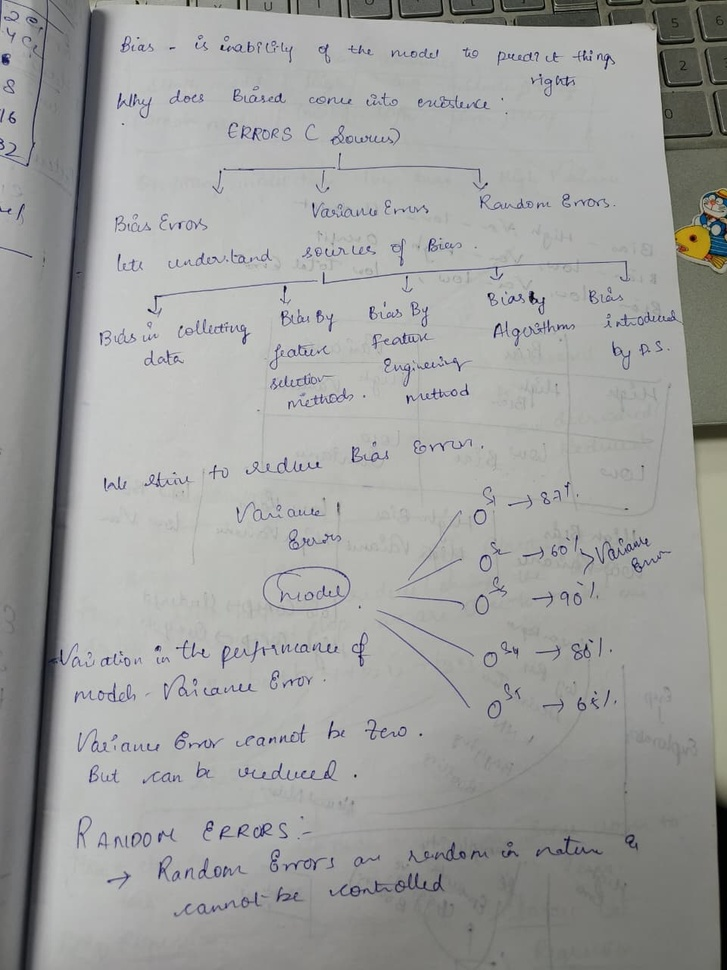
#> input picture handwritten.jpg, 727 x 970 px, shrunk from 960 x 1280 before the run
$ jupyter execute --allow-errors 'Loading text.ipynb'
#> lines starting #> are read from the running program, lines starting #| are printed output that depends on the picture; after the words box and inside, x2 and y2 are one past the last pixel; in counts of white or black regions, pixels touching at a corner belong together
## EXTRACTING TEXT FROM DIFFERENT FILE SOURCES LIKE IMAGE

* IMAGE
* PDF
* DOCX

#### Extracting Text from Images
OCR (Optical Character Recognition)

[cell 1]
#"C:\Users\shamm\Downloads\tesseract-ocr-w64-setup-5.5.0.20241111.exe"

[cell 2]
import pytesseract
import cv2
import matplotlib.pyplot as plt
import cv2
from PIL import Image

[cell 3]
image = cv2.imread('handwritten.jpg')
#> image is the input picture: shape (970, 727, 3); mean B, G, R 156.9, 158.6, 157.7
image = cv2.cvtColor(image, cv2.COLOR_BGR2RGB)   # to convert BGR to RGB
image_grey = cv2.cvtColor(image, cv2.COLOR_BGR2GRAY)  # to convert BGR to Grey
_, image_bw = cv2.threshold(image_grey,100, 255, cv2.THRESH_BINARY) # TO CONVERT GREY TO BLACK N WHITE
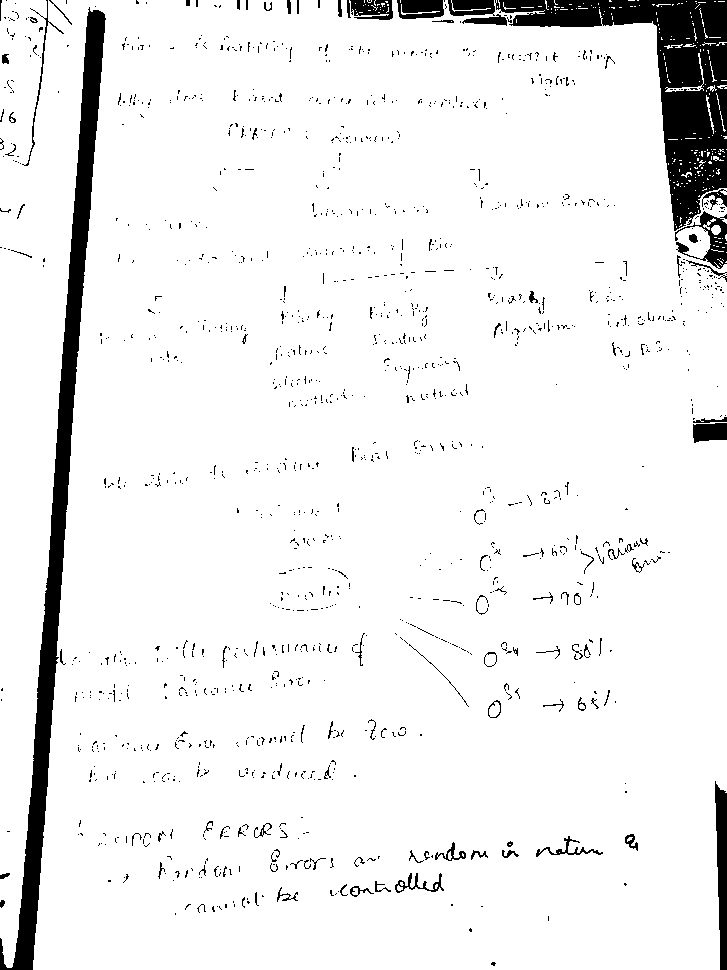
#> image_bw: shape (970, 727); 93.3% white; 1452 black regions (1349 under 20 px), largest, box (x1, y1, x2, y2) and area: (495, 0, 727, 231) 15970, (0, 7, 106, 970) 15588, (715, 781, 727, 970) 1657

[cell 4]
plt.imshow(image_bw)

[cell 5]
plt.imshow(image_grey)

[cell 6]
image_grey

[cell 7]
#cv2.imshow('Grey Image', image_grey)
#cv2.waitKey(0)
#cv2.destroyAllWindows()

[cell 8]
pytesseract.pytesseract.tesseract_cmd = r"C:\Users\shamm\tesseract.exe"

[cell 9]
print(pytesseract.image_to_string(image_bw))
#> (this line was passed over: pytesseract is not available in this run)

Note :

Tesseract is working fine when we have a clear image with typed characters , but as we are giving an image of handwriting notes
the text that it is extracting is not good enough.

Lets try another aproach and use LLM model as OCR , we will compare the results and see

[cell 10]
import google.generativeai as genai
import os

[cell 11]
key = os.getenv("GOOGLE_API_KEY")
genai.configure(api_key=key)

[cell 12]
model = genai.GenerativeModel('gemini-2.5-flash-lite')

[cell 13]
prompt = '''You act as an OCR application on the fiven image and extract the text from it.
Give only the text  as output, do not give any other explanation or description'''

[cell 14]
# Load and process the image


image = cv2.imread('handwritten.jpg')
image = cv2.cvtColor(image, cv2.COLOR_BGR2RGB)   # to convert BGR to RGB
image_grey = cv2.cvtColor(image, cv2.COLOR_BGR2GRAY)  # to convert BGR to Grey
_, image_bw = cv2.threshold(image_grey,150, 255, cv2.THRESH_BINARY) # TO CONVERT GREY TO BLACK N WHITE
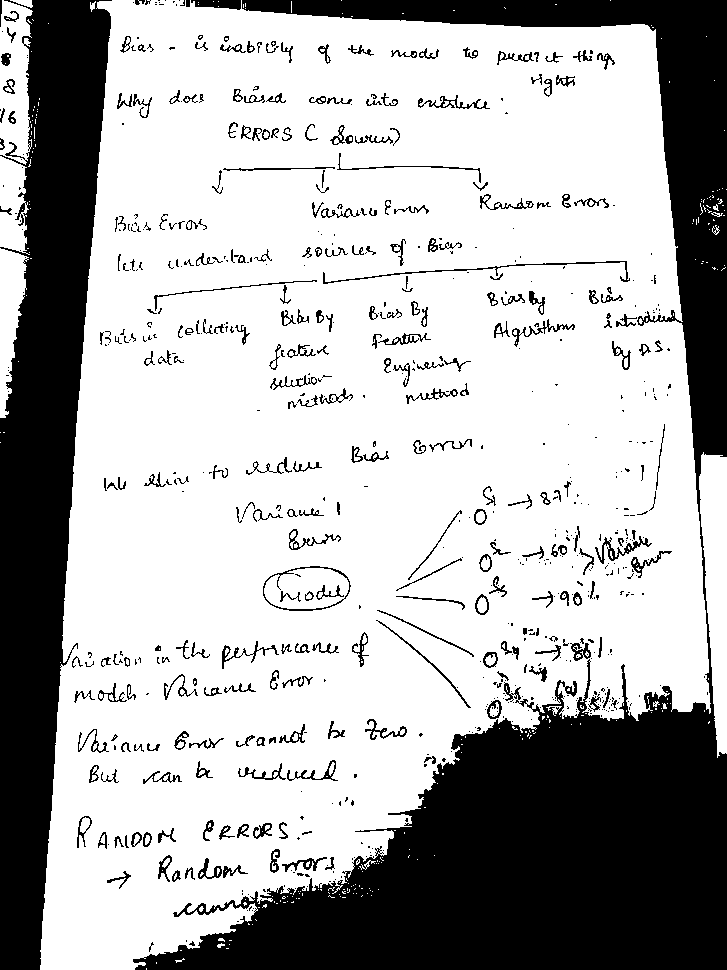
#> image_bw: shape (970, 727); 69.3% white; 709 black regions (434 under 20 px), largest, box (x1, y1, x2, y2) and area: (133, 0, 727, 970) 130513, (0, 0, 112, 970) 62338, (323, 261, 630, 284) 547
